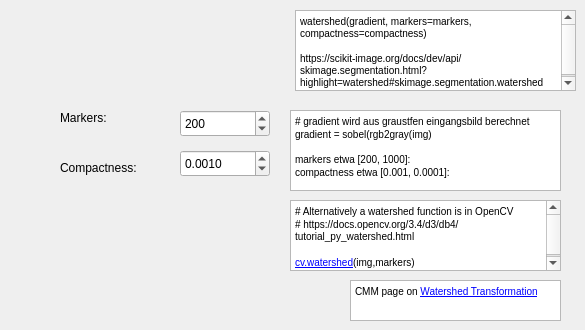
    <widget class="QWidget" name="tab_watershed">
     <attribute name="title">
      <string>Watershed</string>
     </attribute>
     <widget class="QTextBrowser" name="textBrowser">
      <property name="geometry">
       <rect>
        <x>295</x>
        <y>10</y>
        <width>281</width>
        <height>81</height>
       </rect>
      </property>
      <property name="html">
       <string>&lt;!DOCTYPE HTML PUBLIC &quot;-//W3C//DTD HTML 4.0//EN&quot; &quot;http://www.w3.org/TR/REC-html40/strict.dtd&quot;&gt;
&lt;html&gt;&lt;head&gt;&lt;meta name=&quot;qrichtext&quot; content=&quot;1&quot; /&gt;&lt;style type=&quot;text/css&quot;&gt;
p, li { white-space: pre-wrap; }
&lt;/style&gt;&lt;/head&gt;&lt;body style=&quot; font-family:'MS Shell Dlg 2'; font-size:7.8pt; font-weight:400; font-style:normal;&quot;&gt;
&lt;p style=&quot; margin-top:12px; margin-bottom:12px; margin-left:0px; margin-right:0px; -qt-block-indent:0; text-indent:0px;&quot;&gt;&lt;span style=&quot; font-family:'Courier New';&quot;&gt;watershed(gradient, markers=markers, compactness=compactness)&lt;/span&gt;&lt;/p&gt;
&lt;p style=&quot; margin-top:12px; margin-bottom:12px; margin-left:0px; margin-right:0px; -qt-block-indent:0; text-indent:0px;&quot;&gt;&lt;span style=&quot; font-family:'Courier New';&quot;&gt;https://scikit-image.org/docs/dev/api/skimage.segmentation.html?highlight=watershed#skimage.segmentation.watershed&lt;/span&gt;&lt;/p&gt;&lt;/body&gt;&lt;/html&gt;</string>
      </property>
     </widget>
     <widget class="QLabel" name="label_16">
      <property name="geometry">
       <rect>
        <x>60</x>
        <y>160</y>
        <width>101</width>
        <height>16</height>
       </rect>
      </property>
      <property name="text">
       <string>Compactness:</string>
      </property>
     </widget>
     <widget class="QgsDoubleSpinBox" name="spin_compactness_watershed">
      <property name="geometry">
       <rect>
        <x>180</x>
        <y>150</y>
        <width>90</width>
        <height>27</height>
       </rect>
      </property>
      <property name="decimals">
       <number>4</number>
      </property>
      <property name="maximum">
       <double>1.000000000000000</double>
      </property>
      <property name="singleStep">
       <double>0.000100000000000</double>
      </property>
      <property name="value">
       <double>0.001000000000000</double>
      </property>
     </widget>
     <widget class="QLabel" name="label_17">
      <property name="geometry">
       <rect>
        <x>60</x>
        <y>110</y>
        <width>61</width>
        <height>16</height>
       </rect>
      </property>
      <property name="text">
       <string>Markers:</string>
      </property>
     </widget>
     <widget class="QTextBrowser" name="textBrowser_2">
      <property name="geometry">
       <rect>
        <x>290</x>
        <y>110</y>
        <width>271</width>
        <height>81</height>
       </rect>
      </property>
      <property name="html">
       <string>&lt;!DOCTYPE HTML PUBLIC &quot;-//W3C//DTD HTML 4.0//EN&quot; &quot;http://www.w3.org/TR/REC-html40/strict.dtd&quot;&gt;
&lt;html&gt;&lt;head&gt;&lt;meta name=&quot;qrichtext&quot; content=&quot;1&quot; /&gt;&lt;style type=&quot;text/css&quot;&gt;
p, li { white-space: pre-wrap; }
&lt;/style&gt;&lt;/head&gt;&lt;body style=&quot; font-family:'MS Shell Dlg 2'; font-size:7.8pt; font-weight:400; font-style:normal;&quot;&gt;
&lt;p style=&quot; margin-top:12px; margin-bottom:0px; margin-left:0px; margin-right:0px; -qt-block-indent:0; text-indent:0px;&quot;&gt;&lt;span style=&quot; font-family:'Courier New';&quot;&gt;# gradient wird aus graustfen eingangsbild berechnet&lt;/span&gt;&lt;/p&gt;
&lt;p style=&quot; margin-top:0px; margin-bottom:12px; margin-left:0px; margin-right:0px; -qt-block-indent:0; text-indent:0px;&quot;&gt;&lt;span style=&quot; font-family:'Courier New';&quot;&gt;gradient = sobel(rgb2gray(img)&lt;/span&gt;&lt;/p&gt;
&lt;p style=&quot; margin-top:12px; margin-bottom:0px; margin-left:0px; margin-right:0px; -qt-block-indent:0; text-indent:0px;&quot;&gt;&lt;span style=&quot; font-family:'Courier New';&quot;&gt;markers etwa [200, 1000]:&lt;/span&gt;&lt;/p&gt;
&lt;p style=&quot; margin-top:0px; margin-bottom:12px; margin-left:0px; margin-right:0px; -qt-block-indent:0; text-indent:0px;&quot;&gt;&lt;span style=&quot; font-family:'Courier New';&quot;&gt;compactness etwa [0.001, 0.0001]:&lt;/span&gt;&lt;/p&gt;&lt;/body&gt;&lt;/html&gt;</string>
      </property>
     </widget>
     <widget class="QgsSpinBox" name="spin_markers_watershed">
      <property name="geometry">
       <rect>
        <x>180</x>
        <y>110</y>
        <width>90</width>
        <height>27</height>
       </rect>
      </property>
      <property name="maximum">
       <number>100000</number>
      </property>
      <property name="value">
       <number>200</number>
      </property>
     </widget>
     <widget class="QTextEdit" name="textEdit_6">
      <property name="geometry">
       <rect>
        <x>350</x>
        <y>280</y>
        <width>211</width>
        <height>41</height>
       </rect>
      </property>
      <property name="html">
       <string>&lt;!DOCTYPE HTML PUBLIC &quot;-//W3C//DTD HTML 4.0//EN&quot; &quot;http://www.w3.org/TR/REC-html40/strict.dtd&quot;&gt;
&lt;html&gt;&lt;head&gt;&lt;meta name=&quot;qrichtext&quot; content=&quot;1&quot; /&gt;&lt;style type=&quot;text/css&quot;&gt;
p, li { white-space: pre-wrap; }
&lt;/style&gt;&lt;/head&gt;&lt;body style=&quot; font-family:'MS Shell Dlg 2'; font-size:7.8pt; font-weight:400; font-style:normal;&quot;&gt;
&lt;p style=&quot; margin-top:0px; margin-bottom:0px; margin-left:0px; margin-right:0px; -qt-block-indent:0; text-indent:0px;&quot;&gt;CMM page on &lt;a href=&quot;http://cmm.ensmp.fr/~beucher/wtshed.html&quot;&gt;&lt;span style=&quot; text-decoration: underline; color:#0000ff;&quot;&gt;Watershed Transformation&lt;/span&gt;&lt;/a&gt;&lt;/p&gt;&lt;/body&gt;&lt;/html&gt;</string>
      </property>
     </widget>
     <widget class="QTextEdit" name="textEdit_7">
      <property name="geometry">
       <rect>
        <x>290</x>
        <y>200</y>
        <width>271</width>
        <height>71</height>
       </rect>
      </property>
      <property name="html">
       <string>&lt;!DOCTYPE HTML PUBLIC &quot;-//W3C//DTD HTML 4.0//EN&quot; &quot;http://www.w3.org/TR/REC-html40/strict.dtd&quot;&gt;
&lt;html&gt;&lt;head&gt;&lt;meta name=&quot;qrichtext&quot; content=&quot;1&quot; /&gt;&lt;style type=&quot;text/css&quot;&gt;
p, li { white-space: pre-wrap; }
&lt;/style&gt;&lt;/head&gt;&lt;body style=&quot; font-family:'MS Shell Dlg 2'; font-size:7.8pt; font-weight:400; font-style:normal;&quot;&gt;
&lt;p style=&quot; margin-top:0px; margin-bottom:0px; margin-left:0px; margin-right:0px; -qt-block-indent:0; text-indent:0px;&quot;&gt;# Alternatively a watershed function is in OpenCV&lt;/p&gt;
&lt;p style=&quot; margin-top:0px; margin-bottom:0px; margin-left:0px; margin-right:0px; -qt-block-indent:0; text-indent:0px;&quot;&gt;# https://docs.opencv.org/3.4/d3/db4/tutorial_py_watershed.html&lt;/p&gt;
&lt;p style=&quot;-qt-paragraph-type:empty; margin-top:0px; margin-bottom:0px; margin-left:0px; margin-right:0px; -qt-block-indent:0; text-indent:0px;&quot;&gt;&lt;br /&gt;&lt;/p&gt;
&lt;p style=&quot; margin-top:0px; margin-bottom:0px; margin-left:0px; margin-right:0px; -qt-block-indent:0; text-indent:0px;&quot;&gt;&lt;a href=&quot;https://docs.opencv.org/3.4/d7/d1b/group__imgproc__misc.html#ga3267243e4d3f95165d55a618c65ac6e1&quot;&gt;&lt;span style=&quot; text-decoration: underline; color:#0000ff;&quot;&gt;cv.watershed&lt;/span&gt;&lt;/a&gt;(img,markers)&lt;/p&gt;&lt;/body&gt;&lt;/html&gt;</string>
      </property>
     </widget>
    </widget>
